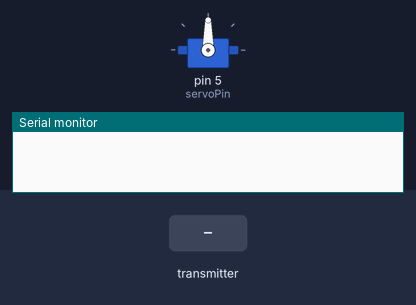
The sketch below on a simulated Arduino Uno, built with avr-gcc and run on an emulated ATmega328P. Parts: servo, the last lines printed to the serial monitor. The inputs (shaded band) are chosen by the test bench. No radio packets arrive unless stated.

Above: at 1.2 s.
1.3 s: the transmitter starts sending xVal = 0
At 2.3 s:
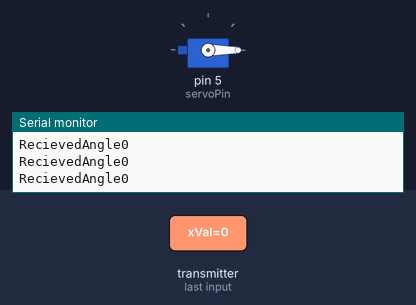
2.8 s: the transmitter starts sending xVal = 256
At 3.5 s:
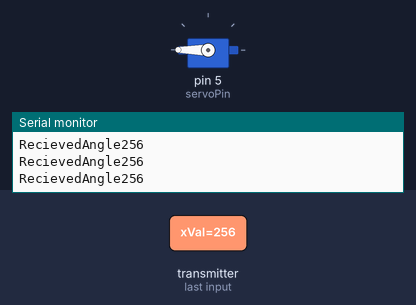
4.3 s: the transmitter starts sending xVal = 1023
At 4.6 s:
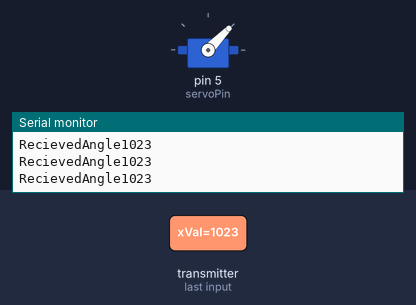
5.8 s: the transmitter starts sending xVal = 512
At 7.0 s:
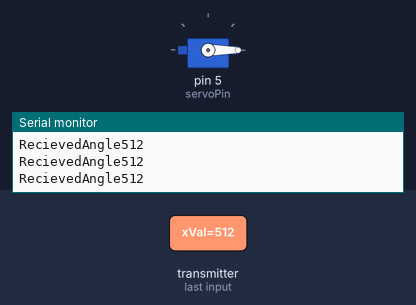
Timing chart, 0 to 8.3 s (numbered marks = the images above; inputs shaded):
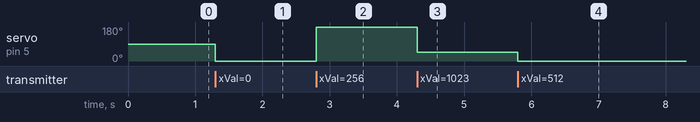

The sketch:

Reciever_Camera_Move.ino
```cpp
#include <SPI.h>
#include <nRF24L01.h>
#include <RF24.h>
#include <Servo.h>
RF24 radio(9, 10);
const byte address[6] = "00001";
Servo servoM;
const int servoPin = 5;
struct RecievedData{
  int xVal;
};
RecievedData receieveData;
void setup() {
Serial.begin(9600);
radio.begin();
radio.openReadingPipe(0, address);
radio.setPALevel(RF24_PA_LOW);
radio.startListening();
servoM.attach(servoPin);
}

void loop() {
if (radio.available()){

  radio.read(&receieveData, sizeof(receieveData));
  servoM.write(receieveData.xVal);
  Serial.print("RecievedAngle");
  Serial.println(receieveData.xVal);
}
}
```

Measured:
- after the input at 1.3 s, servo on pin 5 (servoPin): 90° → 0° at once
- after the input at 2.8 s, servo on pin 5 (servoPin): 0° → 180° at once
- after the input at 4.3 s, servo on pin 5 (servoPin): 180° → 46° at once
- after the input at 5.8 s, servo on pin 5 (servoPin): 46° → 0° at once
